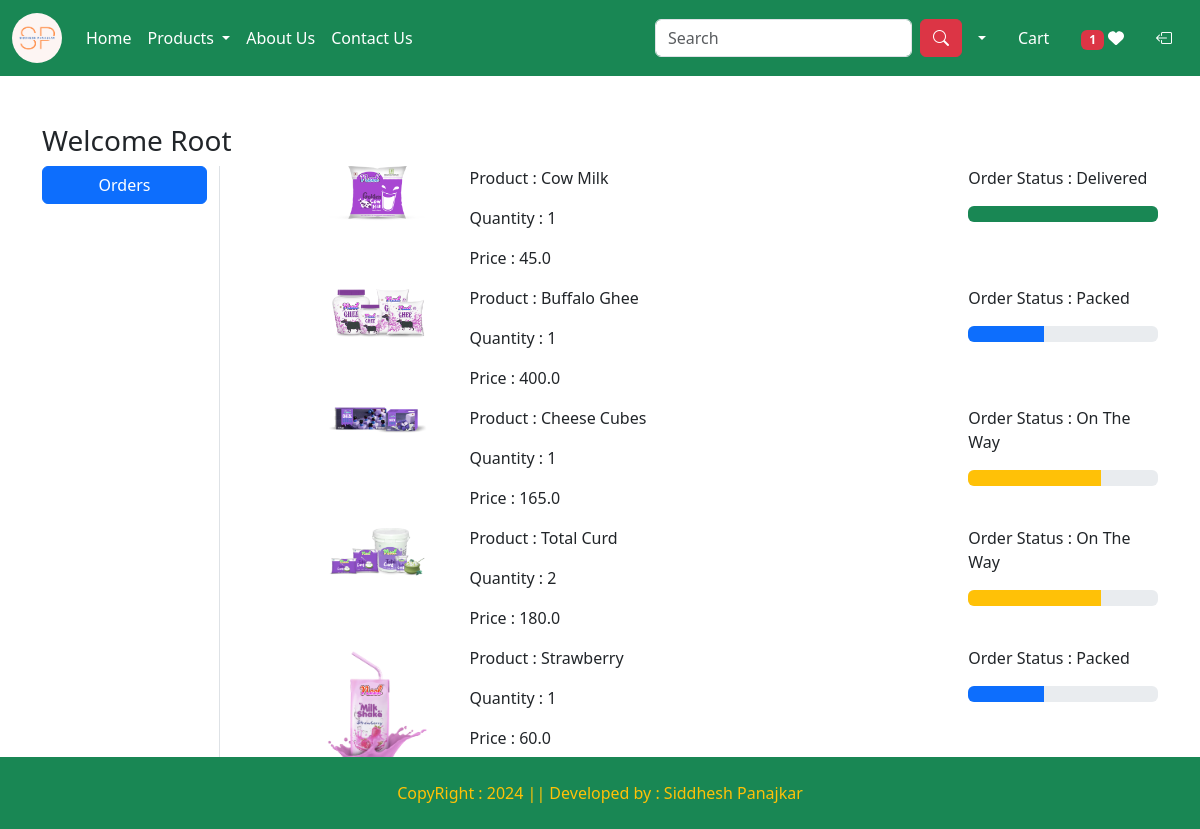
Screenshot of /orders/ (signed in) with the database file from the repository.
### eComApp/models.py (models this page shows, shortened)
class OrderPlaced(models.Model):
    user = models.ForeignKey(User, on_delete = models.CASCADE)
    customer = models.ForeignKey(Customer, on_delete = models.CASCADE)
    product = models.ForeignKey(Product, on_delete = models.CASCADE)
    quantity = models.PositiveIntegerField(default = 1)
    ordered_date = models.DateTimeField(auto_now_add = True)
    status = models.CharField(max_length = 50, choices = STATUS_CHOICES, default = 'Pending')
    payment = models.ForeignKey(Payment,on_delete = models.CASCADE, default = '')
    @property
    def total_cost(self):
        return self.quantity * self.product.discounted_price

class Product(models.Model):
    title = models.CharField(max_length = 100)
    selling_price = models.FloatField()
    discounted_price = models.FloatField()
    description = models.TextField()
    composition = models.TextField(default='')
    prodapp = models.TextField(default='')
    category = models.CharField(choices = CATEGORY_CHOICES, max_length = 2)
    product_image = models.ImageField(upload_to = 'product')

### eComApp/views.py (the view)
# urls.py: path('orders/', views.orders, name = 'orders'),
@login_required
def orders(request):
    totalitem = 0
    wishitem = 0
    if request.user.is_authenticated:
        totalitem = len(Cart.objects.filter(user = request.user))
        wishitem = len(Wishlist.objects.filter(user = request.user))
    order_placed = OrderPlaced.objects.filter(user = request.user)
    return render(request, 'app/orders.html', locals())

### eComApp/templates/app/orders.html (shortened to what this page needs)
{% extends 'app/base.html' %}
{% load static %}
{% block main-content %}
<div class="container my-5">
    <div class="row">
        <h3>Welcome <span class="text-capitalize">{{request.user}}</span></h3>
        <div class="col-sm-2 border-end">
            <ul class="list-unstyled">
                <li class="d-grid"><a href="{% url 'orders' %}" class="btn btn-primary">Orders</a></li>
            </ul>
        </div>
        <div class="col-sm-9 offset-sm-1">
            {% for op in order_placed %}
            <div class="row">
                <div class="col-sm-2">
                    <img src="{{op.product.product_image.url}}" class="img-fluid" height="100"  width="100">
                </div>
                <div class="col-sm-7">
                    <p>Product : {{op.product.title}}</p>
                    <p>Quantity : {{op.quantity}}</p>
                    <p>Price : {{op.total_cost}}</p>
                </div>
                <div class="col-sm-3">
                    <p>Order Status : {{op.status}}</p>
                    {% if op.status == 'Packed' %}
                    <div class="progress">
                        <div class="progress-bar bgi-info" role="progressbar" style="width: 40%;" aria-valuenow="40" aria-valuemin="0" aria-valuemax="100"></div>
                    </div>
                    {% endif %}
                    {% if op.status == 'On The Way' %}
                    <div class="progress">
                        <div class="progress-bar bg-warning" role="progressbar" style="width: 70%;" aria-valuenow="70" aria-valuemin="0" aria-valuemax="100"></div>
                    </div>
                    {% endif %}
                    {% if op.status == 'Delivered' %}
                    <div class="progress">
                        <div class="progress-bar bg-success" role="progressbar" style="width: 100%;" aria-valuenow="100" aria-valuemin="0" aria-valuemax="100"></div>
                    </div>
                    {% endif %}
                </div>
            </div>
            {% endfor%}
        </div>
    </div>
</div>
{% endblock main-content %}

### eComApp/templates/app/base.html (shortened to what this page needs)
<!DOCTYPE html>
{% load static %}
<html lang="en">
<head>
  <link href="https://cdn.jsdelivr.net/npm/bootstrap@5.3.2/dist/css/bootstrap.min.css" rel="stylesheet"
>
  <link rel="stylesheet" href="https://cdn.jsdelivr.net/npm/bootstrap-icons@1.11.3/font/bootstrap-icons.min.css">
  <link rel="stylesheet" href="{% static 'app/css/owl.carousel.min.css' %}">
  <link rel="stylesheet" href="{% static 'app/css/all.min.css' %}">
  <link rel="stylesheet" href="{% static 'app/css/style.css' %}">
</head>
<body>
  <nav class="navbar navbar-expand-lg navbar-dark bg-success">
    <div class="container-fluid">
      <a class="navbar-brand" href="{% url '' %}">
        <img style="border-radius: 50%;" src="{% static 'app/images/sp.png' %}" width="50" height="50" alt="">
      </a>
      <div class="collapse navbar-collapse" id="navbarSupportedContent">
        <ul class="navbar-nav me-auto mb-2 mb-lg-0">
          <li class="nav-item">
            <a class="nav-link active" aria-current="page" href="{% url 'home' %}">Home</a>
          </li>
          <li class="nav-item dropdown">
            <a class="nav-link dropdown-toggle text-white" href="#" role="button" data-bs-toggle="dropdown"
              aria-expanded="false">
              Products
            </a>
          </li>
          <li class="nav-item">
            <a class="nav-link text-white" href="{% url 'about' %}">About Us</a>
          </li>
          <li class="nav-item">
            <a class="nav-link text-white" href="{% url 'contact' %}">Contact Us</a>
          </li>
        </ul>
        <form class="d-flex" role="search" action="/search">
          <input class="form-control me-2" type="search" placeholder="Search" name="search" aria-label="Search">
          <button class="btn btn-danger text-white" type="submit"><i class="bi bi-search"></i></button>
        </form>
      </div>
      <ul class="navbar-nav me-auto mb-2 mb-lg-0">
        <li class="nav-item dropdown mx-2">
          <a class="nav-link dropdown-toggle text-white" href="#" id="profileDropdown" role="button"
            data-bs-toggle="dropdown" aria-expanded="false" title="Menu"></a>
        </li>
        <li class="nav-item mx-2">
          <a href="{% url 'showcart' %}" class="nav-link text-white"> Cart</a>
        </li>
        <li class="nav-item mx-2">
          <a href="{% url 'showwishlist' %}" class="nav-link text-white" title="Wishlist"><span class="badge bg-danger">{% if wishitem > 0 %} {{wishitem}} {% endif %}</span>   <i class="fa fa-heart"></i></a>
        </li>
        {% if request.user.is_authenticated %}
        <li class="nav-item mx-2">
          <a href="/logout" class="nav-link text-white" title="Logout"><i class="bi bi-box-arrow-left"></i></a>
        </li>
        {% endif %}
      </ul>
    </div>
  </nav>
  {% block main-content %}{% endblock main-content %}
  <footer class="container-fluid fixed-bottom bg-success text-center p-4 mt-5 text-warning">
    CopyRight : 2024 || Developed by : Siddhesh Panajkar
  </footer>
</body>
</html>

### rows the page displays
OrderPlaced: product.product_image (picture), product "Cow Milk", quantity "1", total_cost "45.0", status "Delivered"
OrderPlaced: product.product_image (picture), product "Buffalo Ghee", quantity "1", total_cost "400.0", status "Packed"
OrderPlaced: product.product_image (picture), product "Cheese Cubes", quantity "1", total_cost "165.0", status "On The Way"
OrderPlaced: product.product_image (picture), product "Total Curd", quantity "2", total_cost "180.0", status "On The Way"
OrderPlaced: product.product_image (picture), product "Strawberry", quantity "1", total_cost "60.0", status "Packed"

### other values shown
{{ wishitem }} "1"
{{ request.user }} "Root"
